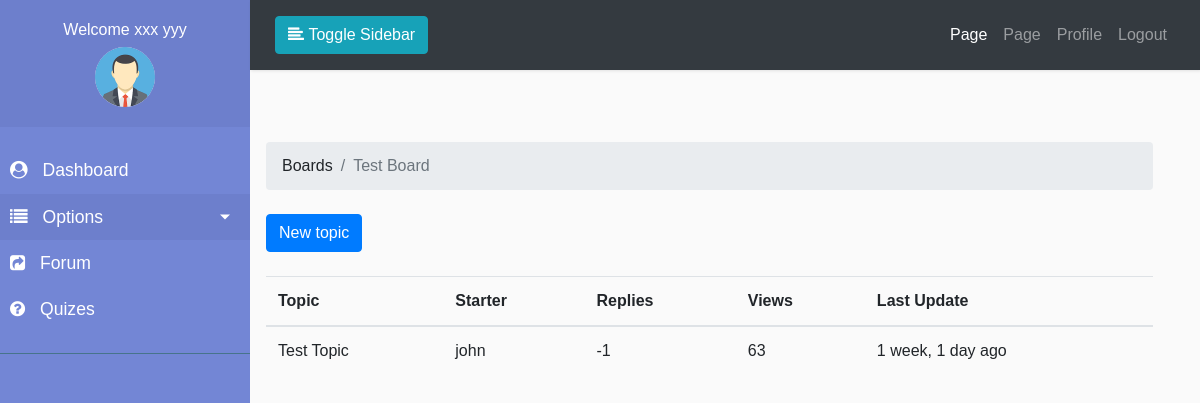
/forum/boards/1/ (signed in), run on the app's committed database.
### accounts/models.py (models this page shows, shortened)
class Profile(models.Model):
    USERTYPE_CHOICES = (
        ('0', 'Teacher'),
        ('1', 'Student'),
    )
    user = models.OneToOneField(
        User, on_delete=models.CASCADE, related_name='user_profile')
    profile_pic = models.ImageField(
        upload_to="profile/%Y/%m/%d/", default="profile/default.png")
    phone_number = models.CharField(max_length=15, default='01xxxxxxxxxx')
    address = models.CharField(default='Your Address', max_length=255)
    user_type = models.CharField(max_length=10, choices=USERTYPE_CHOICES)
    email_confirmed = models.BooleanField(default=False)
    active = models.BooleanField(default=False)

### boards/models.py (models this page shows, shortened)
class Board(models.Model):
    name = models.CharField(max_length=50, unique=True)
    description = models.CharField(max_length=100)

class Topic(models.Model):
    subject = models.CharField(max_length=255)
    last_updated = models.DateTimeField(auto_now_add=True)
    board = models.ForeignKey(
        Board, related_name='topics', on_delete=models.CASCADE)
    starter = models.ForeignKey(
        User, related_name='topics', on_delete=models.CASCADE)
    views = models.PositiveIntegerField(default=0)

### boards/views.py (the view)
# urls.py: path('boards/<int:pk>/', views.TopicListView.as_view(), name='board_topics'),
@method_decorator(login_required, name='dispatch')
class TopicListView(ListView):
    model = Topic
    context_object_name = 'topics'
    template_name = 'boards/topics.html'
    paginate_by = 20
    def get_context_data(self, **kwargs):
        kwargs['board'] = self.board
        kwargs['title'] = self.board.name
        return super().get_context_data(**kwargs)
    def get_queryset(self):
        self.board = get_object_or_404(Board, pk=self.kwargs.get('pk'))
        queryset = self.board.topics.order_by(
            '-last_updated').annotate(replies=Count('posts') - 1)
        return queryset

### pages/context_processor.py (called while the page is built)
def slider(request):
    all_slider = SliderImage.objects.all()
    return {'all_slider': all_slider}

### quizes/context_processor.py (called while the page is built)
def total_correct_answer(request):
    correct = 0
    if request.user.is_authenticated:
        if not request.user.is_staff:
            try:
                if request.session['answer']:
                    for key, value in request.session['answer'].items():
                        if value['points'] == 1:
                            correct += 1
            except Exception as e:
                pass
        return {'total_correct_answer': correct}
    else:
        return {'total_correct_answer': 0}

### templates/boards/topics.html (shortened to what this page needs)
{% extends "dash_base.html" %}
{% load humanize %}
{% block sidebar %}
{% if user.user_profile.user_type == '0'  %}
{% include 'partials/teacher/_sidebar.html' %}
{% elif user.user_profile.user_type == '1' %}
{% include 'partials/student/_sidebar.html' %}
{% endif %}
{% endblock sidebar %}
    {% block breadcrumb %}
      <li class="breadcrumb-item"><a href="{% url 'boards:home' %}">Boards</a></li>
      <li class="breadcrumb-item active">{{ board.name }}</li>
    {% endblock breadcrumb %}
    {% block maincontent %}
        <div class="row">
          <div class="col-md-12">
            <div class="mb-4">
            <a href="{% url 'boards:new_topic' board.pk %}" class="btn btn-primary">New topic</a>
        </div>
        <table class="table">
            <thead class="thead-inverse">
              <tr>
                <th>Topic</th>
                <th>Starter</th>
                <th>Replies</th>
                <th>Views</th>
                <th>Last Update</th>
              </tr>
            </thead>
            <tbody>
              {% for topic in topics %}
                <tr>
                  <td><a href="{% url 'boards:topic_posts' board.pk topic.pk %}">{{ topic.subject }}</a></td>
                  <td>{{ topic.starter.username }}</td>
                  <td>
                    {{ topic.replies }}
                  </td>
                  <td>
                    {{ topic.views }}
                  </td>
                  <td>{{ topic.last_updated|naturaltime  }}</td>
                </tr>
              {% endfor %}
            </tbody>
          </table>
          </div>
        </div>
    {% endblock maincontent %}

### templates/partials/teacher/_sidebar.html (shortened to what this page needs)
{% load static %}
<nav id="sidebar">
            <div class="sidebar-header text-center">
                <h6>Welcome {{user.get_full_name}}</h6>
                <img src="{{user.user_profile.profile_pic.url}}" alt="" width="60px" class="rounded-circle text-center">
            </div>
            <ul class="list-unstyled components">
                 <li>
                    <a href="{% url 'accounts:dashboard' %}">
                        <i class="fa fa-user-circle"></i>
                        Dashboard
                    </a>
                </li>
                <li class="active">
                    <a href="#homeSubmenu" data-toggle="collapse" aria-expanded="false" class="dropdown-toggle">
                        <i class="fa fa-list"></i>
                        Options
                    </a>
                </li>
                <li>
                    <a href="{% url 'boards:home' %}">
                        <i class="fa fa-share-square"></i>
                        Forum
                    </a>
                </li>
                <li>
                    <a href="{% url 'quizes:quize_board' %}">
                        <i class="fa fa-question-circle"></i>
                        Quizes
                    </a>
                </li>
            </ul>
            <ul class="list-unstyled CTAs">
            </ul>
        </nav>

### myproject/static/front/css/style.css (style rules this page uses)
body { font-family: 'Poppins', sans-serif; background: #fafafa; }
a, a:hover, a:focus { color: inherit; text-decoration: none; transition: all 0.3s; }
i, span { display: inline-block; }
#sidebar { min-width: 250px; max-width: 250px; background: #7386D5; color: #fff; transition: all 0.3s; }
#sidebar ul li a { text-align: left; }
#sidebar .sidebar-header { padding: 20px; background: #6d7fcc; }
#sidebar ul.components { padding: 20px 0; border-bottom: 1px solid #47748b; }
#sidebar ul li a { padding: 10px; font-size: 1.1em; display: block; }
#sidebar ul li a i { margin-right: 10px; }
#sidebar ul li.active>a, a[aria-expanded="true"] { color: #fff; background: #6d7fcc; }
a[data-toggle="collapse"] { position: relative; }
.dropdown-toggle::after { display: block; position: absolute; top: 50%; right: 20px; transform: translateY(-50%); }
ul.CTAs { padding: 20px; }

### data on the page
Board: name "Test Board"
Topic: subject "Test Topic", starter.username "john", replies "-1", views "63", last_updated "1 week, 1 day ago"

### other printed values
{{ user.get_full_name }} "xxx yyy"
